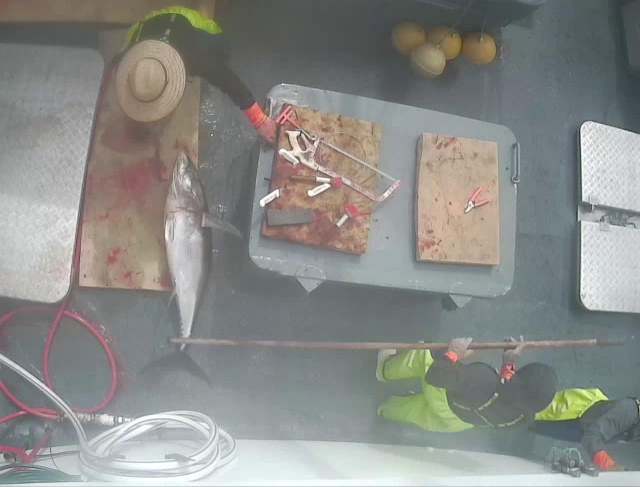
#> input picture tests/img_04718.jpg, 1280 x 974 px (shown at 1/2 size); its folder holds 2 pictures in this run
$ python tagger_helper_bk.py
#> lines starting #> are read from the running program, lines starting #| are printed output that depends on the picture; after the words box and inside, x2 and y2 are one past the last pixel; in counts of white or black regions, pixels touching at a corner belong together
import os
import re
import cv2
import json

WINDOW_TITLE = 'Tagger Helper :)'
VALID_EXTENSIONS = ['.jpg', '.jpeg', '.png', '.tiff']
SLIDE = 10
CHANGE_FACTOR = 5
DIALOG = '''
Remember:
Path folder name should be the name of the class.
A file will be saved with then name IMG_NAME.json.
'''
DIALOG_INPUT_PATH = 'Input data path.'
DIALOG_EXIT = 'Really want to exit (y)?'
DIALOG_SAVE = 'File saved on: %s'
INSTRUCTIONS ='''---------------------------
Move box           : arrows
Change box size    : wasd
Change slider size : qe
Save box           : f
Reset box          : r
Next image         : n
Previous image     : b

Exit               : x
---------------------------
'''

def click_event(*args):
    print(args)

def print_cwd(wd):
    out = 'Current directory: [%s]' % wd
    print('-' * len(out))
    print(out)
    print('-' * len(out))

def draw_text(img, text, size=0.5, width=2):
    img = cv2.putText(img, text, (200, 200), cv2.FONT_HERSHEY_SIMPLEX,
                      size, (0, 0, 0), width * 2)
    img = cv2.putText(img, text, (200, 200), cv2.FONT_HERSHEY_SIMPLEX,
                      size, (255, 255, 255), width)

    return img

def load_data(file):
    if os.path.exists(file):
        with open(file) as f:
            data = json.load(f)
        return data['box']
    else:
        return

def save_data(file, label, box):
    out_data = {}
    out_data['label'] = label
    out_data['box'] = box
    with open(file, 'w') as f:
        json.dump(out_data, f)

def main():
    # Get folder
    cwd = os.path.realpath('.')
    print(DIALOG)
    print_cwd(cwd)
    print(DIALOG_INPUT_PATH)

    while True:
        path = input('>> ')
        if os.path.exists(path):
            cwd = os.path.realpath(path)
            print_cwd(cwd)
            break
        else:
            print('--INVALID PATH--')
#> this loop made 1 pass; the answer given on pass 1: tests

    # Get files and label
    label = os.path.basename(cwd)
    valid_extensions = '|'.join(VALID_EXTENSIONS)
    files = [os.path.join(cwd, file) for file in os.listdir(cwd)
             if re.search(valid_extensions, file.lower())]
    files.sort()

    # Check saved files
    load_saved_files = False

    load_options = input('Load saved files y/n? [n]\n')
#> the answer given: out.png
    if load_options.lower() == 'y':
        load_saved_files = True

    if not load_saved_files:
        i = 0
        while i < len(files):
            if os.path.exists('%s.json' % files[i].split('.')[0]):
                del(files[i])
            else:
                i += 1

    # Check number of files
    if len(files) == 0:
        print('No files found.')
        quit()

    print('%d files founded for label %s.' % (len(files), label))

    # Start
    print('')
    input('Press Enter to start.')
    print(INSTRUCTIONS)

    index = 0
    load_flag = False
    file = files[index]
    image = cv2.imread(file)
#> image is the input picture: shape (974, 1280, 3); mean B, G, R 135.5, 139, 137.7
    orig = image.copy()
    slide = SLIDE
    change_factor = CHANGE_FACTOR
    height, width, _ = image.shape
#> height = 974; width = 1280
    start_x = round(2 * width / 5 / slide) * slide
#> start_x = 510
    start_y = round(2 * height / 5 / slide) * slide
#> start_y = 390
    end_x = round(3 * width / 5 / slide) * slide
#> end_x = 770
    end_y = round(3 * height / 5 / slide) * slide
#> end_y = 580
    cv2.namedWindow(WINDOW_TITLE)
    cv2.setMouseCallback(WINDOW_TITLE, click_event)

    while True:
        json_file = '%s.json' % file.split('.')[0]
        image =  orig.copy()

        # check json file
        if not load_flag:
            temp_box = load_data(json_file)
            if temp_box is not None:
                start_x, start_y, end_x, end_y = temp_box
                load_flag = True

        cv2.rectangle(image, (start_x, start_y), (end_x, end_y), (0, 255, 0), 2)
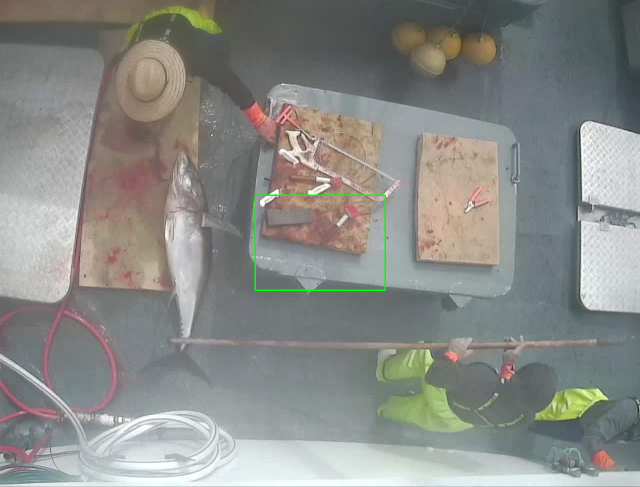
#> image: shape (974, 1280, 3) (shown at 1/2 size); 0.22% of pixels changed, all inside (x1, y1, x2, y2) = (509, 389, 772, 582)
        cv2.imshow(WINDOW_TITLE, image)
        key = cv2.waitKey()
#> (key e is pressed here)
        # print(key)

        # save
        if key == ord('f'):
            confirm_save = image.copy()
            save_data(json_file, label, (start_x, start_y, end_x, end_y))
            if not load_saved_files:
                del(files[index])
                if index > 0:
                    index -= 1

            draw_text(confirm_save, DIALOG_SAVE % json_file)
            cv2.imshow(WINDOW_TITLE, confirm_save)
            cv2.waitKey()

            if index == len(files) - 1:
                index = 0
            else:
                index += 1

            file = files[index]
            orig = cv2.imread(file)

        # move up on arrow up
        elif key == 82:
            start_y -= change_factor
            end_y -= change_factor

        # move down on arrow down
        elif key == 84:
            start_y += change_factor
            end_y += change_factor

        # move left on arrow left
        elif key == 81:
            start_x -= change_factor
            end_x -= change_factor

        # move right on arrow right
        elif key == 83:
            start_x += change_factor
            end_x += change_factor

        # increase width
        elif key == ord('d'):
            start_x -= change_factor
            end_x += change_factor

        # decrease width
        elif key == ord('a'):
            start_x += change_factor
            end_x -= change_factor

        # increase height
        elif key == ord('w'):
            start_y -= change_factor
            end_y += change_factor

        # decrease height
        elif key == ord('s'):
            start_y += change_factor
            end_y -= change_factor

        # increase change_factor
        elif key == ord('e'):
            change_factor += 1

        # decrease change_factor
        elif key == ord('q') and change_factor > 1:
            change_factor -= 1

        # reset settings
        elif key == ord('r'):
            slide = SLIDE
            change_factor = CHANGE_FACTOR
            height, width, _ = image.shape
            start_x = round(2 * width / 5 / slide) * slide
            start_y = round(2 * height / 5 / slide) * slide
            end_x = round(3 * width / 5 / slide) * slide
            end_y = round(3 * height / 5 / slide) * slide

        # load next file
        elif key == ord('n'):
            if index == len(files) - 1:
                index = 0
            else:
                index += 1

            file = files[index]
            orig = cv2.imread(file)
            load_flag = False

        # load previous file
        elif key == ord('b'):
            if index == 0:
                index = len(files) - 1
            else:
                index -= 1

            file = files[index]
            orig = cv2.imread(file)
            load_flag = False

        # Close
        elif key == ord('x'):
            confirm_exit = image.copy()
            draw_text(confirm_exit, DIALOG_EXIT, 2, 5)
            cv2.imshow(WINDOW_TITLE, confirm_exit)
            key = cv2.waitKey()

            if key == ord('y'):
                break

if __name__ == '__main__':
    main()

$ run again, on tests/img_06776.jpg
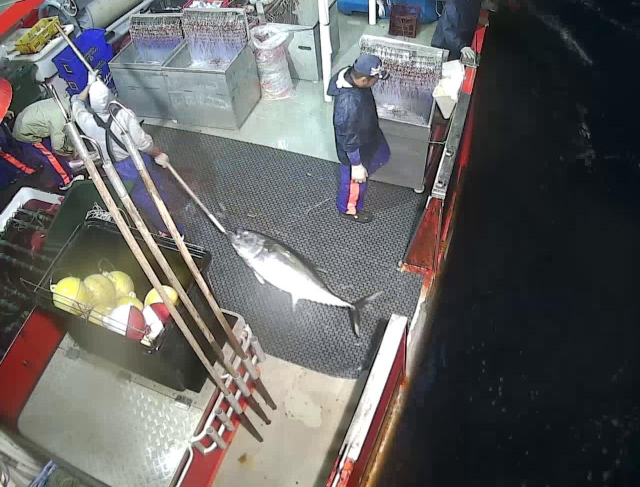
#> input picture tests/img_06776.jpg, 1280 x 974 px (shown at 1/2 size)
#> the loop in main, `while True:` made 1 pass; the answer given on pass 1: tests
#> in main, image is the input picture: shape (974, 1280, 3); mean B, G, R 98.6, 99, 100
#> in main, `cv2.rectangle(image, (start_x, start_y), (end_x, end_y), (0, 255, 0), 2)`:
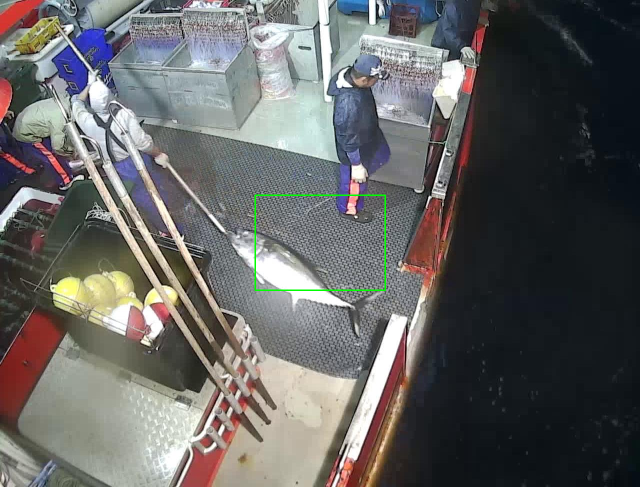
#> image: shape (974, 1280, 3) (shown at 1/2 size); 0.22% of pixels changed, all inside (x1, y1, x2, y2) = (509, 389, 772, 582)
